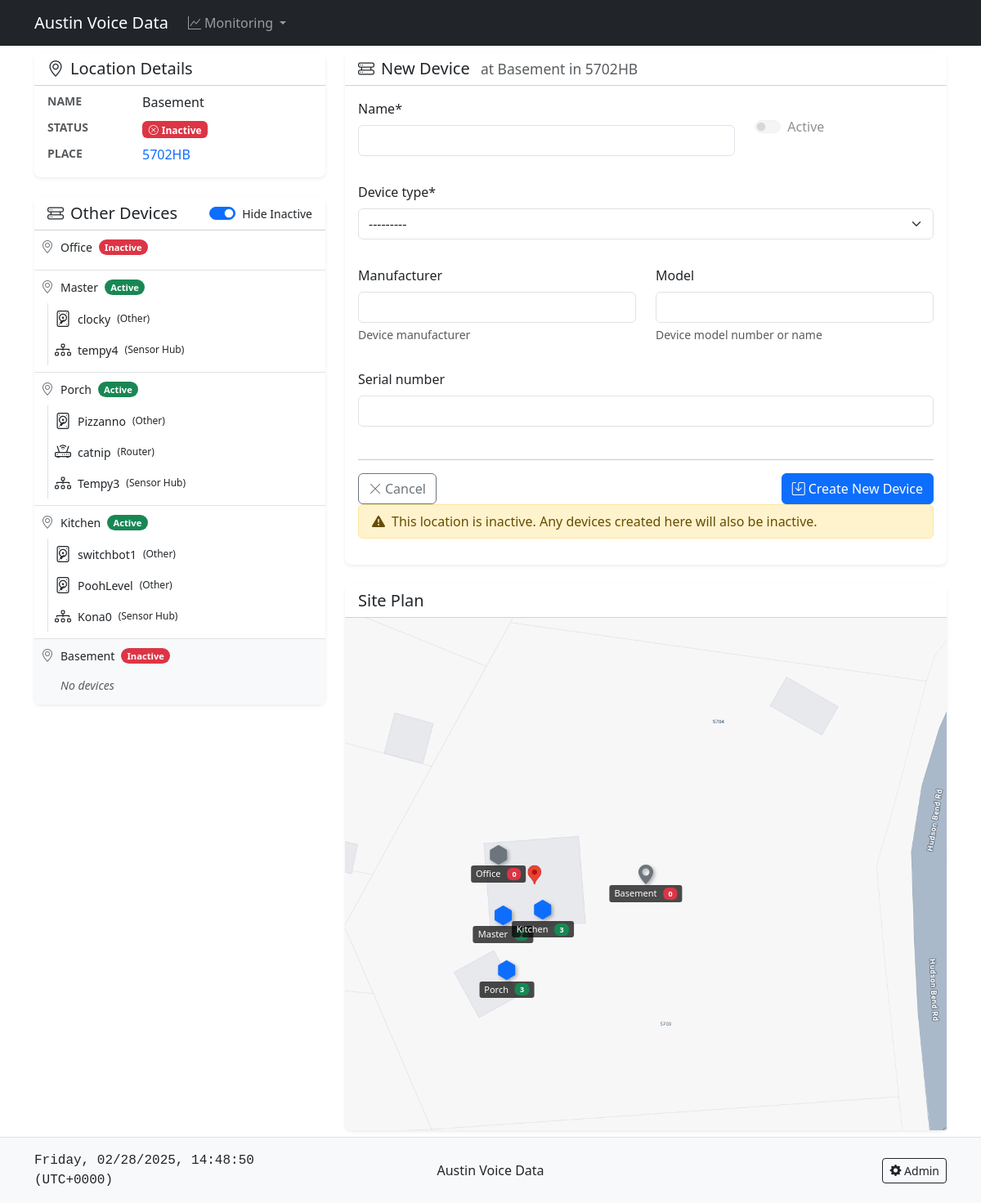
/5702hb/location/6/device/create/, run on the app's committed database.
### sensors/models.py (models this page shows, shortened)
class Location(models.Model):
    name = models.CharField(max_length=100)
    place = models.ForeignKey(Place, on_delete=models.CASCADE, related_name='locations')
    x_coord = models.DecimalField(max_digits=5, decimal_places=2, null=True, blank=True)
    y_coord = models.DecimalField(max_digits=5, decimal_places=2, null=True, blank=True)
    is_active = models.BooleanField(
        default=True,
        help_text="Inactive locations will be hidden by default"
    )
    created_at = models.DateTimeField(auto_now_add=True)
    updated_at = models.DateTimeField(auto_now=True)
    class Meta:
        verbose_name_plural = '2. Locations'

class Place(models.Model):
    name = models.CharField(max_length=100)
    slug = models.SlugField(unique=True, null=True, blank=True)
    address = models.TextField()
    latitude = models.DecimalField(max_digits=9, decimal_places=6)
    longitude = models.DecimalField(max_digits=9, decimal_places=6)
    is_active = models.BooleanField(default=True)
    site_plan = models.ImageField(
        upload_to='site_plans/',
        null=True,
        blank=True,
        validators=[
            FileExtensionValidator(['jpg', 'jpeg', 'png']),
            validate_image_size
        ],
        help_text="Upload a site plan image (JPG/PNG, minimum 1024x768, max 5MB)"
    )
    site_plan_scale = models.FloatField(default=1.0)
    site_plan_x = models.FloatField(default=0)
    site_plan_y = models.FloatField(default=0)
    created_at = models.DateTimeField(auto_now_add=True)
    updated_at = models.DateTimeField(auto_now=True)
    class Meta:
        verbose_name_plural = '1. Places'

class Device(models.Model):
    name = models.CharField(max_length=100)
    location = models.ForeignKey(Location, on_delete=models.CASCADE, related_name='devices')
    device_type = models.ForeignKey(
        DeviceType,
        on_delete=models.SET_NULL,
        related_name='devices',
        null=True
    )
    model = models.CharField(max_length=50, blank=True, help_text="Device model number or name")
    manufacturer = models.CharField(max_length=50, blank=True, help_text="Device manufacturer")
    serial_number = models.CharField(max_length=50, null=True, blank=True)
    is_active = models.BooleanField(
        default=True,
        help_text="Inactive devices will be hidden by default"
    )
    created_at = models.DateTimeField(auto_now_add=True)
    updated_at = models.DateTimeField(auto_now=True)
    class Meta:
        verbose_name_plural = '4. Devices'

class DeviceType(models.Model):
    name = models.CharField(max_length=50, unique=True)
    description = models.TextField(blank=True)
    icon = models.CharField(
        max_length=50,
        default='bi-hdd',
        help_text="Bootstrap icon class (e.g., bi-hdd, bi-router)"
    )
    is_active = models.BooleanField(default=True)
    created_at = models.DateTimeField(auto_now_add=True)
    updated_at = models.DateTimeField(auto_now=True)
    def __str__(self):
        return self.name
    class Meta:
        verbose_name_plural = '3. Device Types'
        ordering = ['name']

### sensors/views.py (the view, shortened to what this page needs)
# urls.py: path('<slug:place_slug>/location/<int:location_pk>/device/create/', views.DeviceCreateView.as_view(), name='device_create'),
class DeviceCreateView(SuccessMessageMixin, CreateView):
    model = Device
    form_class = DeviceForm
    template_name = 'sensors/device_form.html'
    success_message = "Device %(name)s was created successfully"
    def get_context_data(self, **kwargs):
        context = super().get_context_data(**kwargs)
        place_slug = self.kwargs.get('place_slug')
        location_pk = self.kwargs.get('location_pk')
        if place_slug:
            context['place'] = get_object_or_404(Place, slug=place_slug)
            if location_pk:
                locations = context['place'].locations.annotate(
                    active_devices_count=Count('devices', filter=Q(devices__is_active=True)),
                    inactive_devices_count=Count('devices', filter=Q(devices__is_active=False))
                )
                context['place_locations'] = locations
                context['location'] = locations.get(pk=location_pk)
        return context
    def get_initial(self):
        initial = super().get_initial()
        location = get_object_or_404(Location, pk=self.kwargs.get('location_pk'))
        initial['place_slug'] = self.kwargs.get('place_slug')
        initial['location_pk'] = self.kwargs.get('location_pk')
        if not location.is_active:
            initial['is_active'] = False
        return initial
    def get_form(self, form_class=None):
        form = super().get_form(form_class)
        location = get_object_or_404(Location, pk=self.kwargs.get('location_pk'))
        if not location.is_active:
            form.fields['is_active'].disabled = True
        return form

### sensors/forms.py (called while the page is built)
    def get_warnings(self):
        return getattr(self, '_warnings', {})

### sensors/templates/sensors/device_form.html (shortened to what this page needs)
{% extends "sensors/base.html" %}
{% load widget_tweaks %}
{% load crispy_forms_tags %}
{% block content %}
<div class="row">
    <div class="col-md-4">
        <div class="card rounded-3 shadow-sm border-0 mb-4">
            <div class="card-header bg-white py-2">
                <h5 class="card-title mb-0">
                    <i class="bi bi-geo-alt me-2"></i>Location Details
                </h5>
            </div>
            <div class="card-body py-2">
                <dl class="row mb-0">
                    <dt class="col-sm-4 text-body-secondary small text-uppercase">Name</dt>
                    <dd class="col-sm-8">{{ location.name }}</dd>
                    <dt class="col-sm-4 text-body-secondary small text-uppercase">Status</dt>
                    <dd class="col-sm-8">
                        {% if location.is_active %}
                            <span class="badge bg-success">
                                <i class="bi bi-check-circle me-1"></i>Active
                            </span>
                        {% else %}
                            <span class="badge bg-danger">
                                <i class="bi bi-x-circle me-1"></i>Inactive
                            </span>
                        {% endif %}
                    </dd>
                    <dt class="col-sm-4 text-body-secondary small text-uppercase">Place</dt>
                    <dd class="col-sm-8">
                        <a href="{% url 'sensors:place_detail' location.place.slug %}" class="text-decoration-none">
                            {{ location.place.name }}
                        </a>
                    </dd>
                </dl>
            </div>
        </div>
        <div class="card rounded-3 shadow-sm border-0">
            <div class="card-header bg-white py-2">
                <div class="d-flex justify-content-between align-items-center">
                    <h5 class="card-title mb-0">
                        <i class="bi bi-hdd-rack me-2"></i>Other Devices
                    </h5>
                    <div class="form-check form-switch mb-0">
                        <input class="form-check-input" type="checkbox" id="hideInactiveDevicesSwitch" checked>
                        <label class="form-check-label small" for="hideInactiveDevicesSwitch">
                            Hide Inactive
                        </label>
                    </div>
                </div>
            </div>
            <div class="card-body p-0">
                <div class="list-group list-group-flush">
                    {% for loc in place_locations %}
                    <div class="list-group-item p-2 {% if loc == location %}bg-light{% endif %}">
                        <div class="d-flex align-items-center gap-2 mb-2">
                            <i class="bi bi-geo-alt text-secondary"></i>
                            <span class="small fw-medium">{{ loc.name }}</span>
                            <span class="badge {% if loc.is_active %}bg-success{% else %}bg-danger{% endif %} rounded-pill" style="font-size: 0.7em;">
                                {% if loc.is_active %}Active{% else %}Inactive{% endif %}
                            </span>
                        </div>
                        {% if loc.devices.all %}
                        <div class="list-group list-group-flush border-start ms-2">
                            {% for device in loc.devices.all %}
                            <div class="list-group-item border-0 py-1 px-2 {% if device == object %}bg-info bg-opacity-10{% endif %}"
                                 data-device-active="{{ device.is_active|lower }}">
                                <div class="d-flex flex-column">
                                    <div class="d-flex justify-content-between align-items-center">
                                        <div class="d-flex align-items-center gap-2 {% if not device.is_active %}text-body-secondary{% endif %}">
                                            <i class="bi {{ device.device_type.icon }} {% if device.is_active %}fs-5{% else %}small{% endif %}"></i>
                                            <small class="{% if device.is_active %}fw-medium{% endif %}">{{ device.name }}</small>
                                            <small style="font-size: 0.75em;" class="{% if device.is_active %}fw-medium{% endif %}">
                                                ({{ device.device_type.name }})
                                            </small>
                                        </div>
                                    </div>
                                </div>
                            </div>
                            {% endfor %}
                        </div>
                        {% else %}
                        <div class="ms-4 py-1">
                            <small class="text-body-secondary fst-italic">No devices</small>
                        </div>
                        {% endif %}
                    </div>
                    {% endfor %}
                </div>
            </div>
        </div>
    </div>
    <div class="col-md-8 order-first order-md-last">
        <div class="row">
            <div class="col-12 mb-4">
                <div class="card rounded-3 shadow-sm border-0">
                    <div class="card-header bg-white py-2">
                        <h5 class="card-title mb-0">
                            {% if object %}
                                <i class="bi bi-hdd-rack me-2"></i>Edit Device
                            {% else %}
                                <i class="bi bi-hdd-rack me-2"></i>New Device
                            {% endif %}
                            <small class="text-body-secondary ms-2">
                                at {{ location.name }} in {{ location.place.name }}
                            </small>
                        </h5>
                    </div>
                    <div class="card-body">
                        {% crispy form %}
                        {% if not location.is_active %}
                        <div class="alert alert-warning d-flex align-items-center py-2 mb-3" role="alert">
                            <i class="bi bi-exclamation-triangle-fill me-2"></i>
                            <div>
                                This location is inactive. Any devices created here will also be inactive.
                            </div>
                        </div>
                        {% endif %}
                    </div>
                </div>
            </div>
            <div class="col-12">
                <div class="card rounded-3 shadow-sm border-0">
                    <div class="card-header bg-white py-2">
                        <h5 class="card-title mb-0">
                            {% if location.place.site_plan %}Site Plan{% else %}Location Map{% endif %}
                        </h5>
                    </div>
                    <div class="card-body p-0">
                        <div id="siteMapContainer" class="position-relative">
                            {% if location.place.site_plan %}
                                <img src="{{ location.place.site_plan.url }}" alt="Site plan" class="img-fluid w-100">
                                {% for loc in place_locations %}
                                {% if loc != location %}
                                <div class="location-marker position-absolute"
                                     data-location-id="{{ loc.pk }}"
                                     data-active="{{ loc.is_active|lower }}"
                                     style="left: {{ loc.x_coord|default:50 }}%; top: {{ loc.y_coord|default:50 }}%;">
                                    <i class="bi bi-hexagon-fill {% if loc.is_active %}text-primary{% else %}text-secondary{% endif %} fs-4"></i>
                                    <div class="location-label">
                                        {{ loc.name }}
                                        <span class="badge {% if loc.is_active %}bg-success{% else %}bg-danger{% endif %} ms-1">
                                            {{ loc.active_devices_count }}
                                        </span>
                                    </div>
                                </div>
                                {% endif %}
                                {% endfor %}
                                <div class="location-marker position-absolute"
                                     data-location-id="{{ location.pk }}"
                                     data-active="{{ location.is_active|lower }}"
                                     style="left: {{ location.x_coord|default:50 }}%; top: {{ location.y_coord|default:50 }}%;">
                                    <i class="bi bi-geo-alt-fill {% if location.is_active %}text-success{% else %}text-secondary{% endif %} fs-4"></i>
                                    <div class="location-label">
                                        {{ location.name }}
                                        <span class="badge {% if location.is_active %}bg-success{% else %}bg-danger{% endif %} ms-1">
                                            {{ location.active_devices_count }}
                                        </span>
                                    </div>
                                </div>
                            {% else %}
                                {{ map_html|safe }}
                            {% endif %}
                        </div>
                    </div>
                </div>
            </div>
        </div>
    </div>
</div>
{% endblock %}

### sensors/templates/sensors/base.html (style rules this page uses)
html, body { height: 100%; }
body { display: flex; flex-direction: column; min-height: 100vh; }

### sensors/templates/sensors/device_form.html (style rules this page uses)
#siteMapContainer { background: #f8f9fa; border-radius: 0 0 0.375rem 0.375rem; }
.location-marker { cursor: pointer; transform: translate(-50%, -50%); z-index: 100; position: relative; }
.location-label { position: absolute; background: rgba(0,0,0,0.7); color: white; padding: 2px 6px; border-radius: 3px; font-size: 11px; white-space: nowrap; left: 50%; transform: translateX(-50%); bottom: -16px; display: flex; align-items: center; gap: 4px; }
.location-label .badge { font-size: 9px; padding: 3px 6px; }
.location-marker .bi { filter: drop-shadow(2px 2px 2px rgba(0,0,0,0.3)); }

### data on the page
Location: name "Basement", place.name "5702HB", is_active "Inactive", shows "No devices", place.site_plan (picture), active_devices_count "0"
Location: name "Office", is_active "Inactive", active_devices_count "0"
Location: name "Master", is_active "Active", active_devices_count "2"
Device: is_active True (drawn), name "clocky", device_type.name "Other"
Device: is_active True (drawn), name "tempy4", device_type.name "Sensor Hub"
Location: name "Porch", is_active "Active", active_devices_count "3"
Device: is_active True (drawn), name "Pizzanno", device_type.name "Other"
Device: is_active True (drawn), name "catnip", device_type.name "Router"
Device: is_active True (drawn), name "Tempy3", device_type.name "Sensor Hub"
Location: name "Kitchen", is_active "Active", active_devices_count "3"
Device: is_active True (drawn), name "switchbot1", device_type.name "Other"
Device: is_active True (drawn), name "PoohLevel", device_type.name "Other"
Device: is_active True (drawn), name "Kona0", device_type.name "Sensor Hub"
